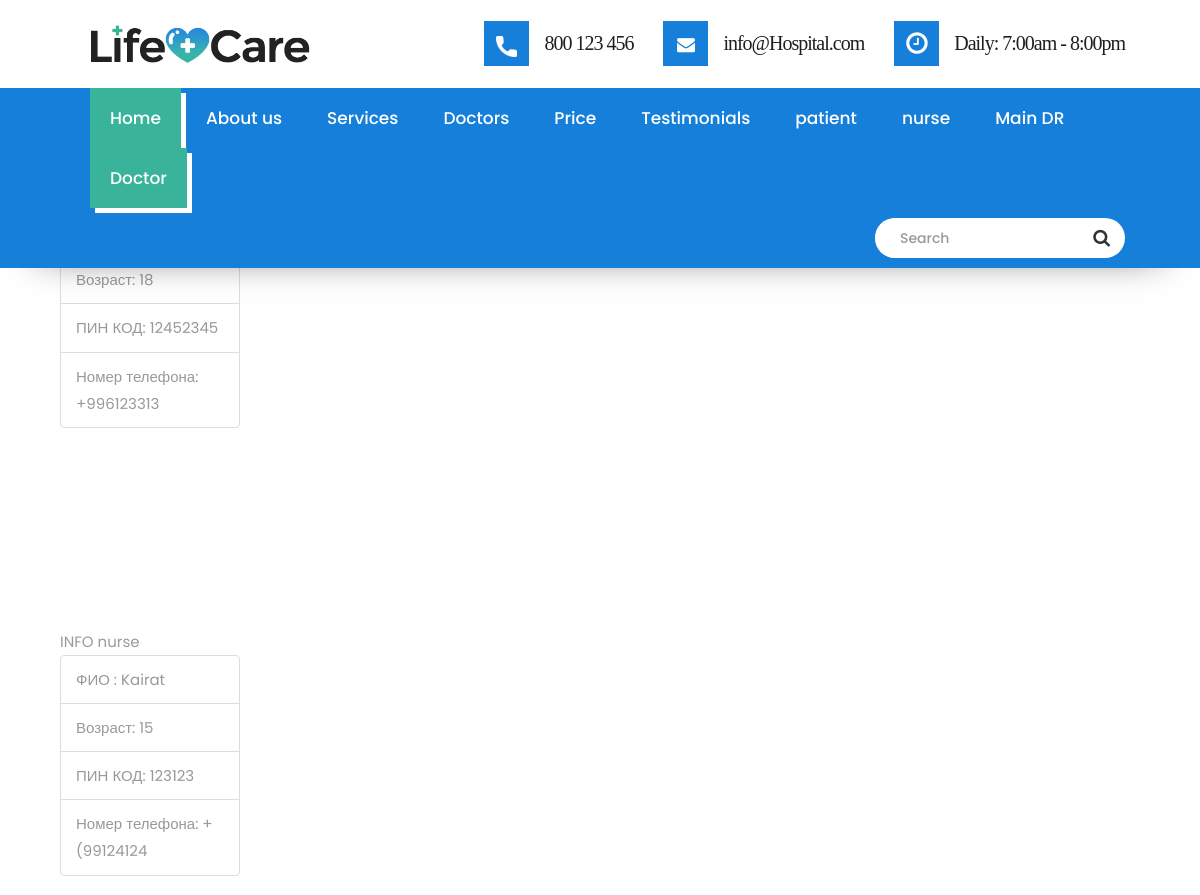
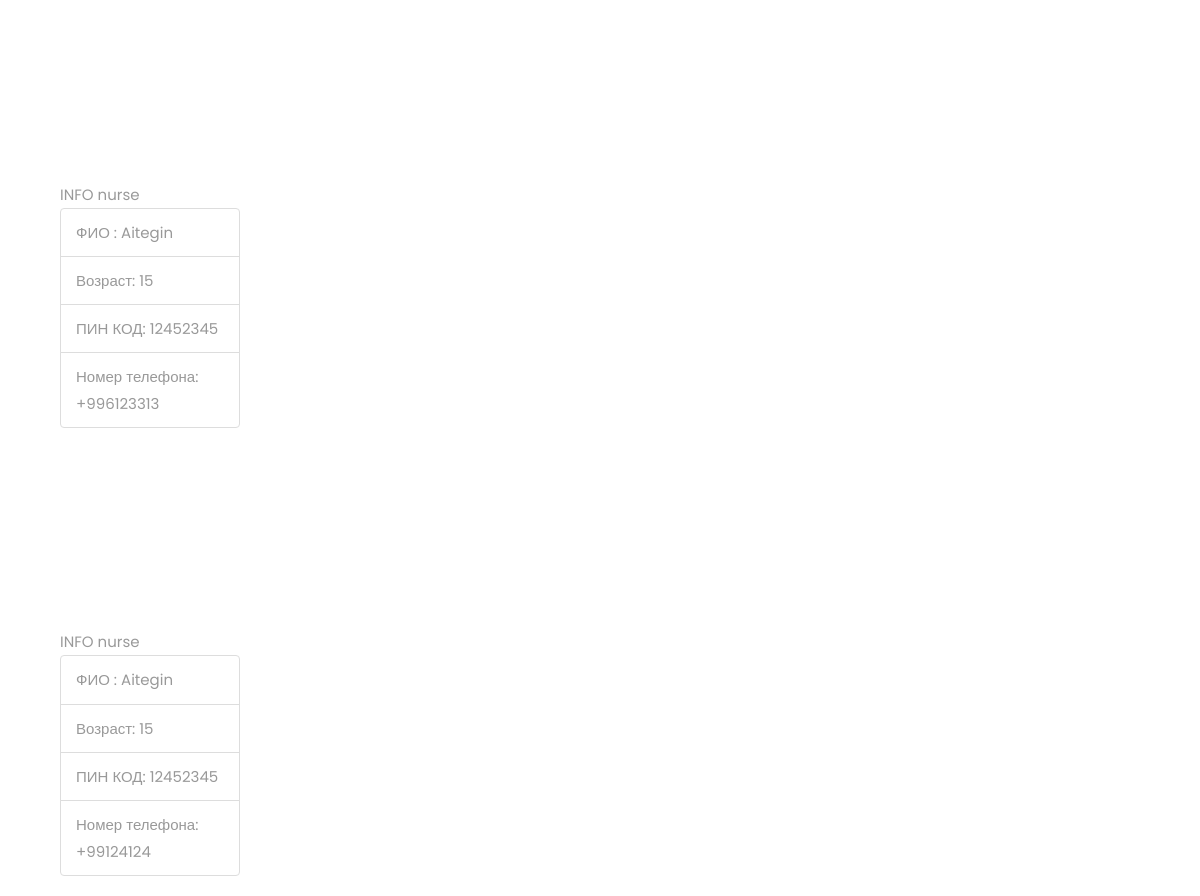
Screenshot of /nurse/ with the database file from the repository (2 pictures, top to bottom).
### main/models.py (models this page shows)
class Nurse(models.Model):
    nurse_name = models.CharField(max_length=20)
    nurse_pincode = models.CharField(max_length=9)
    nurse_age = models.CharField(max_length=4)
    nurse_number = models.CharField(max_length=15)

### main/views.py (the view)
# urls.py: path('nurse/',nurse, name='nurse'),
def nurse(request):
    nurse = Nurse.objects.all()
    context = {
        'nurse': nurse,
    }
    return render(request, template_name='nurse.html', context=context)

### main/templates/nurse.html (shortened to what this page needs)
{% extends 'base.html' %}
{% load static  %}
{% block nurse %}
{% for nurses in nurse %}
<div class="container">
<div class="row">
     <h1>                         </h1>
    <h1>                         </h1>
    <h1>                         </h1>
    <h1>                         </h1>
    <h1>                         </h1>
    <h1>                         </h1>
    <h1>                         </h1>
    <h1>                         </h1>
    <h1>                         </h1>
    <h1>                         </h1>
    <h1>                         </h1>
    <h1>                         </h1>
    <h1>                         </h1>
<h1>                         </h1>
    <h1>                         </h1>
    <h1>                         </h1>
    <h1>                         </h1>
    <h1>                         </h1>
<div class="col-4">
<div class="card m-2" style="width: 18rem;">
<div class="card-header">
INFO nurse
</div>
<ul class="list-group list-group-flush">
<li class="list-group-item"> ФИО : {{ nurses.nurse_name  }} </li>
  <li class="list-group-item"> Возраст: {{ nurses.nurse_age}} </li>
<li class="list-group-item">ПИН КОД: {{ nurses.nurse_pincode }} </li>
  <li class="list-group-item">Номер телефона: {{ nurses.nurse_number }} </li>
</ul>
</div>
</div>
</div>
</div>
{% endfor %}
{% endblock %}

### main/templates/base.html (shortened to what this page needs)
{% load static %}
<!DOCTYPE html>
<html lang="en">
   <link rel="stylesheet" href="{%static 'main/css/bootstrap.min.css' %}">
   <link rel="stylesheet" href="{%static 'main/css/style.css' %}">
   <link rel="stylesheet" href="{% static 'main/style.css' %}">
   <link rel="stylesheet" href="{% static 'main/css/colors.css' %}">
   <link rel="stylesheet" href="{%static 'main/css/versions.css' %}">
   <link rel="stylesheet" href="{% static 'main/css/responsive.css' %}">
   <link rel="stylesheet" href="{% static 'main/css/custom.css' %}">
   </head>
   <body class="clinic_version">
      <header>
         <div class="header-top wow fadeIn">
            <div class="container">
               <a class="navbar-brand" href="index.html"><img src="{%static 'main/images/logo.png' %}" alt="image"></a>
               <div class="right-header">
                  <div class="header-info">
                     <div class="info-inner">
                        <span class="icontop"><img src="{%static 'main/images/phone-icon.png' %}" alt="#"></span>
                        <span class="iconcont"><a href="tel:800 123 456">800 123 456</a></span>
                     </div>
                     <div class="info-inner">
                        <span class="icontop"><i class="fa fa-envelope" aria-hidden="true"></i></span>
                        <span class="iconcont"><a data-scroll href="mailto:otsasi991@gmail.com">info@Hospital.com</a></span>
                     </div>
                     <div class="info-inner">
                        <span class="icontop"><i class="fa fa-clock-o" aria-hidden="true"></i></span>
                        <span class="iconcont"><a data-scroll href="#">Daily: 7:00am - 8:00pm</a></span>
                     </div>
                  </div>
               </div>
            </div>
         </div>
         <div class="header-bottom wow fadeIn">
            <div class="container">
               <nav class="main-menu">
                  <div id="navbar" class="navbar-collapse collapse">
                     <ul class="nav navbar-nav">
                        <li><a class="active" href="/">Home</a></li>
                        <li><a data-scroll href="#about">About us</a></li>
                        <li><a data-scroll href="#service">Services</a></li>
                        <li><a data-scroll href="#doctors">Doctors</a></li>
                        <li><a data-scroll href="#price">Price</a></li>
						<li><a data-scroll href="#testimonials">Testimonials</a></li>
                        <li><a data-scroll href="{% url 'patient' %}">patient</a></li>
                        <li><a data-scroll href="{% url 'nurse' %}">nurse</a></li>
                        <li><a data-scroll href="{% url 'MainDR' %}">Main DR</a></li>
                        <li><a class="active" href="{% url 'doctor' %}">Doctor</a></li>
                     </ul>
                  </div>
               </nav>
               <div class="serch-bar">
                  <div id="custom-search-input">
                     <div class="input-group col-md-12">
                        <input type="text" class="form-control input-lg" placeholder="Search" />
                        <span class="input-group-btn">
                        <button class="btn btn-info btn-lg" type="button">
                        <i class="fa fa-search" aria-hidden="true"></i>
                        </button>
                        </span>
                     </div>
                  </div>
               </div>
            </div>
         </div>
      </header>
      {% block nurse %}
      {% endblock %}
   </body>
</html>

### static/main/style.css (style rules this page uses)
body { color: #999; font-size: 15px; font-family: 'Source Sans Pro', sans-serif; line-height: 1.80857; }
a { color: #1f1f1f; text-decoration: none !important; outline: none !important; -webkit-transition: all .3s ease-in-out; -moz-transition: all .3s ease-in-out; -ms-transition: all .3s ease-in-out; -o-transition: all .3s ease-in-out; transition: all .3s ease-in-out; }
h1, h2, h3, h4, h5, h6 { letter-spacing: 0; font-weight: normal; position: relative; padding: 0 0 10px 0; font-weight: normal; line-height: 120% !important; color: #1f1f1f; margin: 0 }
h1 { font-size: 24px }
a { color: #1f1f1f; text-decoration: none; outline: none; }
a, .btn { text-decoration: none !important; outline: none !important; -webkit-transition: all .3s ease-in-out; -moz-transition: all .3s ease-in-out; -ms-transition: all .3s ease-in-out; -o-transition: all .3s ease-in-out; transition: all .3s ease-in-out; }
.navbar-nav li { position: relative; }
.btn { border: 0 !important; }

### static/main/css/versions.css (style rules this page uses)
body.clinic_version { font-family: 'Roboto', sans-serif; }

### static/main/css/responsive.css (style rules this page uses)
@media (max-width: 1200px) { .container { width: 90%; } }

### static/main/css/custom.css (style rules this page uses)
* { font-family: 'Poppins', sans-serif; }
h1,h2,h3,h4,h5,h6 { font-family: 'Poppins', sans-serif; }
.navbar-brand img { width: 220px; }
.header-bottom { float: left; width: 100%; background: #157fda; }
header { float: left; width: 100%; position: fixed; z-index: 5; background: #fff; box-shadow: 0 20px 40px -40px #000; top: 0; }
.header-bottom nav.main-menu { margin: 0; padding: 0; border: none; background: transparent; float: left; }
.header-bottom nav.main-menu ul.nav.navbar-nav > li a { color: #fff; font-size: 15px; padding: 20px 20px; text-transform: uppercase; letter-spacing: 0; font-weight: 700; }
.header-bottom nav.main-menu ul.nav.navbar-nav > li a:hover, .header-bottom nav.main-menu ul.nav.navbar-nav > li a:focus, .header-bottom nav.main-menu ul.nav.navbar-nav > li a.active { color: #fff; background: #39b49b; box-shadow: 5px 5px 0 0px #fff; }
.header-top { float: left; width: 100%; padding: 10px 0; }
.header-top .navbar-brand { float: left; height: auto; }
.right-header { float: right; margin:11px 0; }
.header-info { float: left; width: 100%; }
.info-inner { float: left; }
.info-inner span.icontop { float: left; background: #157fda; width: 45px; height: 45px; text-align: center; line-height: normal; padding: 10px 12px; margin-right: 15px; color: #fff; font-size: 18px; transition: ease all 1s; }
.iconcont { float: left; font-size: 20px; letter-spacing: -1px; margin: 4px 0; }
.info-inner { float: left; margin-left: 50px; }
.info-inner span.icontop img { width:100%; }
.serch-bar { float: right; width: 250px; }
#custom-search-input { padding: 0; border: none; border-radius: 50px; background-color: #fff; overflow: hidden; margin: 10px 0; }
#custom-search-input .form-control.input-lg { border-radius: 50px; overflow: hidden; border: yellow; float: left; font-size: 14px; font-weight: 500; padding: 0px 25px 0 25px; color: #222; width: 200px; height: 40px; }
#custom-search-input button { margin: 0; background: none; box-shadow: none; color: #222; padding: 0; }
#custom-search-input button i { font-size: 18px; color: #333; }
#custom-search-input input { border: 0; box-shadow: none; }
#custom-search-input button { margin: 0; background: none; box-shadow: none; border: 0; color: #666666; padding: 0 15px 0 15px; border-left: solid 1px #ccc; }
.info-inner span.icontop i.fa-clock-o { font-size: 25px; }
.iconcont a { font-family: 'Arvo', serif; }
.header-bottom nav.main-menu ul.nav.navbar-nav > li a { color: #fff; font-size: 17px; padding: 20px 20px; text-transform: none; letter-spacing: 0; font-weight: 500; margin-right: 5px; }
@media (min-width:1200px) and (max-width:1240px) { .info-inner { float: left;margin-left: 30px; } }

### rows the page displays
Nurse: nurse_age "18", nurse_pincode "12452345", nurse_number "+996123313"
Nurse: nurse_name "Kairat", nurse_age "15", nurse_pincode "123123", nurse_number "+(99124124"
Nurse: nurse_name "Aitegin", nurse_age "15", nurse_pincode "12452345", nurse_number "+996123313"
Nurse: nurse_name "Aitegin", nurse_age "15", nurse_pincode "12452345", nurse_number "+99124124"
